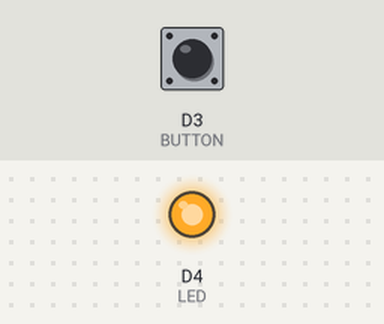
Recording of a program running on a simulated ESP8266 (NodeMCU). On the bench: output pins drawn as LEDs (lit = HIGH). The inputs (shaded band) are chosen by the test bench; at power-on: D3 (BUTTON) HIGH.

Above: at 1.2 s.
1.3 s: D3 (BUTTON) pulled LOW for 0.15 s
At 2.5 s:
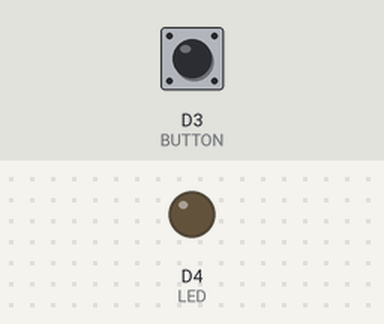
2.9 s: D3 (BUTTON) pulled LOW for 1 s
At 3.9 s:
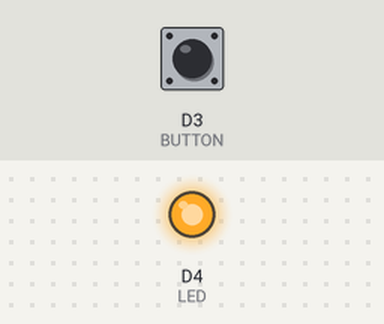
5.4 s: D3 (BUTTON) pulled LOW for 3.2 s
At 5.8 s:
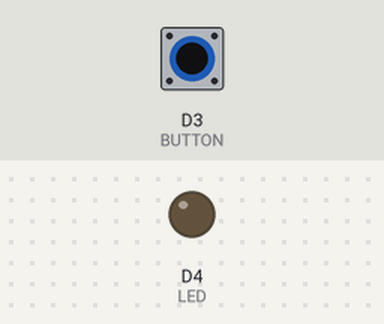
Timing chart, 0 to 8.4 s (numbered marks = the images above; inputs shaded):
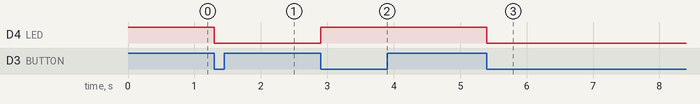

The program:

main.cpp
```cpp
#include <Arduino.h>
#define BUTTON D3
#define LED D4

bool led_state = true;

// If Arduino board - > delete ICACHE_RAM_ATTR
void ICACHE_RAM_ATTR buttonPressed()
{
  led_state = !led_state;
  digitalWrite(LED, led_state);
}

void setup()
{
  // put your setup code here, to run once:
  pinMode(BUTTON, INPUT);
  pinMode(LED, OUTPUT);
  if (digitalPinToInterrupt(BUTTON) != NOT_AN_INTERRUPT)
  {
    attachInterrupt(BUTTON, buttonPressed, FALLING);
    // FALLING -> 1 -> 0
    digitalWrite(LED, led_state);
  }
}

void loop()
{
  // put your main code here, to run repeatedly:
  // Another task
  delay(2000);
}
```

Measured:
- after the input at 1.3 s, D4 (LED): HIGH → LOW at once
- after the input at 2.9 s, D4 (LED): LOW → HIGH at once
- after the input at 5.4 s, D4 (LED): HIGH → LOW at once
